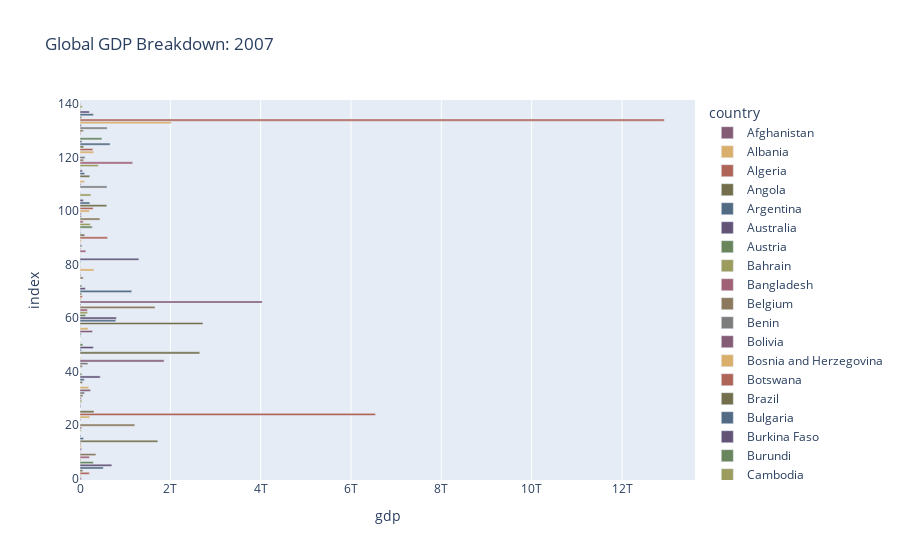

Here is the notebook cell this chart was saved with:
### Code cell
# horizontal bar (stacked)
fig = px.bar(country_df, color='country', x='gdp', orientation='h', title='Global GDP Breakdown: 2007', color_discrete_sequence=px.colors.qualitative.Antique)
fig.show()
